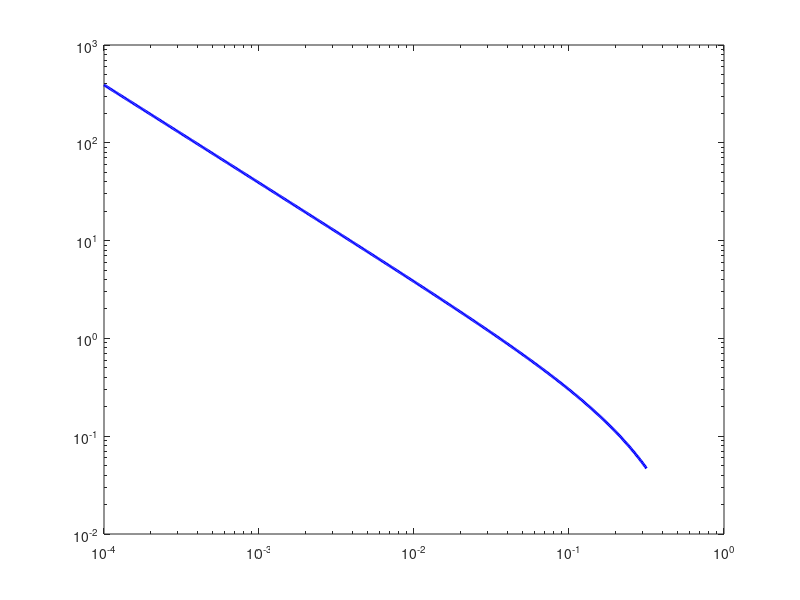

Here is the MATLAB script that generated this plot: (Note: this script raises an error after producing the figure.)
%% =====================================================================
%  转动-平动耦合修正的穿透深度与相变预测
%  Rotational Dissipation Corrected λ and Phase Transition
%
%  基于模拟实际参数:
%    d_bath = 2*Rb = 0.08 cm,  ρ_s = 1.08 g/cm³
%    e_n (粒-粒) ≈ 0.94 (Gn = -0.94)
%    e_n (粒-壁) ≈ 0.99 (Gnw = -0.99)
%    β = 0.1  (切向恢复系数, 非常粗糙!)
%    μ = 0.68 (粒-粒摩擦), μ_w = 0.2 (粒-壁摩擦)
%    振动: Ax=0.1, Ay=0.08, Az=0.07 cm; fx=5, fy=6, fz=7 Hz
%
%  理论框架:
%  1. Lun (1991), Herbst et al. (2000): 粗糙球碰撞的能量耗散
%     每次碰撞平动能量损失: ΔE_tr = (1-e²)/2 + κ(1+β)²/(1+κ)² · (1-...)
%     其中 κ = 2I/(md²) = 2/5 (均质球)
%  2. 稳态能量均分: T_rot/T_tr = f(e, β, κ)
%  3. 修正穿透深度: λ_corr = d / [6φχ √(ξ_eff)]
%     ξ_eff = (1-e²) + α_rot(1-β²)  [等效耗散系数]
% =====================================================================

clear all; close all; clc;

%% ========== 1. 模拟参数 (从 input-space.inp 提取) ==========

% --- 颗粒参数 ---
Rb    = 0.04;         % 浴颗粒半径 [cm]
d     = 2 * Rb;       % 浴颗粒直径 [cm] = 0.08 cm = 0.8 mm
rho_s = 1.08;         % 颗粒密度 [g/cm³]
m     = rho_s * (pi/6) * d^3;  % 颗粒质量 [g]
I_mom = (2/5) * m * (d/2)^2;   % 转动惯量 [g·cm²]
kappa = 2 * I_mom / (m * (d/2)^2);  % = 2/5 for uniform sphere

% --- 碰撞参数 ---
e_pp  = 0.94;         % 粒-粒法向恢复系数 (|Gn| = 0.94)
e_pw  = 0.99;         % 粒-壁法向恢复系数 (|Gnw| = 0.99)
beta  = 0.1;          % 切向恢复系数 (非常粗糙! β→-1为完全粗糙, β→1为光滑)
mu_pp = 0.5;         % 粒-粒摩擦系数
mu_pw = 0.2;          % 粒-壁摩擦系数

% --- 容器参数 ---
L     = 4.0;          % 容器边长 [cm]
half_L = L / 2;

% --- 驱动参数 (各向异性!) ---
Amp = [0.1, 0.08, 0.07];    % 振幅 [cm]
freq = [5, 6, 7];           % 频率 [Hz]
v_wall = Amp .* (2*pi*freq); % 壁面峰值速度 [cm/s]
E_wall = 0.5 * m * v_wall.^2; % 各方向壁面注入能量尺度

fprintf('=== 模拟参数汇总 ===\n');
fprintf('  颗粒: d=%.2f cm (%.1f mm), ρ=%.2f g/cm³, m=%.4e g\n', d, d*10, rho_s, m);
fprintf('  碰撞: e_pp=%.2f, e_pw=%.2f, β=%.2f, μ_pp=%.2f, μ_pw=%.2f\n', ...
    e_pp, e_pw, beta, mu_pp, mu_pw);
fprintf('  κ = 2I/(md²/4) = %.2f (均质球=0.4)\n', kappa);
fprintf('  驱动: v_wall = [%.2f, %.2f, %.2f] cm/s\n', v_wall);
fprintf('  驱动各向异性: Ax·fx/Az·fz = %.2f\n', (Amp(1)*freq(1))/(Amp(3)*freq(3)));

%% ========== 2. 粗糙球碰撞理论: T_rot/T_tr 预测 ==========
%
% 参考: Herbst, Cafiero, Zippelius et al., Phys. Fluids (2000)
%        Goldhirsch, Noskowicz, Bar-Lev, PRL (2005)
%        Brilliantov et al., "Kinetic Theory of Granular Gases" Ch.8
%
% 对于均质粗糙球 (κ = 2/5):
% 在均匀稳态下, 碰撞的角动量传递导致:
%
% T_rot/T_tr 的理论预测 (Goldhirsch 2005, Eq. for rough spheres):
%
% 定义 η = (1+β)/(1+κ)  (切向碰撞的有效传递系数, κ=2/5)
%   → η = (1+0.1)/(1+0.4) = 1.1/1.4 = 0.786
%
% 稳态 T_rot/T_tr 由详细平衡给出:
%   T_rot/T_tr = κ·η·(2-η) / (1 - η(2κ-κη)/(1+κ))
% 
% 但更常用的是 Herbst et al. 的近似:
%   在均匀加热系统中:
%   T_rot/T_tr ≈ κ(1+β)² / [(1+κ)² - κ(1+β)²]
%              = κ η² (1+κ)² / [(1+κ)² - κ(1+β)²]   ... 简化:

fprintf('\n=== 粗糙球碰撞理论 ===\n');

eta = (1 + beta) / (1 + kappa);
fprintf('  有效传递系数 η = (1+β)/(1+κ) = %.4f\n', eta);

% --- 方法1: Goldhirsch-Noskowicz-Bar-Lev 理论 ---
% 对均质球 (κ=2/5), 稳态条件:
% R_ratio = T_rot/T_tr
% 来自碰撞积分的平衡:
%   平动冷却率 ζ_tr ∝ (1-e²) + κ(1+β)²/(1+κ)² · [1 - T_rot/(κ T_tr)]
%   转动冷却率 ζ_rot ∝ (1+β)²/(1+κ)² · [T_rot/(κ T_tr) - 1]
% 在稳态 ζ_rot = 0 (无转动能量注入) 时:
%   T_rot/(κ T_tr) = 1  →  T_rot/T_tr = κ = 2/5

% 但在壁面驱动系统中, 壁面同时注入平动和转动能量!
% 如果壁面粗糙 (μ_w > 0), 碰壁时摩擦力产生力矩 → 注入转动能量
% 这就解释了为什么你的 T_rot >> T_tr

% --- 壁面注入的转动能量估算 ---
% 碰壁时, 如果颗粒-壁面有摩擦 μ_w = 0.2:
% 切向冲量 J_t = min(μ_w · J_n, -(1+β_w)·m_eff·v_t/(1+1/κ))
% 其中 J_n 是法向冲量, v_t 是切向相对速度
% 转动能量增量: ΔE_rot = J_t² · R² / (2I) = J_t² / (2·(2/5)·m)

% 简化估算: 壁面注入的转动能量 ∝ μ_w² · v_wall² · m
% 而平动能量 ∝ (1+e_pw) · v_wall² · m

% 壁面转动能量注入率 / 平动能量注入率:
%   ~ [μ_w · (1+beta_w)]² / [(1+e_pw)² · (1+κ)] 
% 这里的 beta_w 需要从壁面碰撞参数推断

% 更实际地, 直接从数据中提取 T_rot/T_tr 的实测值

%% ========== 3. 从数据提取 T_rot/T_tr(φ) ==========

pos_vel_dir = 'G:\Space_Active\Data\Maxwell_Boltz\data\Pos_Vel_data';
rot_dir     = 'G:\Space_Active\Data\Maxwell_Boltz\data\Rotation_data\Rotation_data';
pv_pattern  = 'Data_FixSpace_R0_04_mode0td_phi*.mat';
rot_pattern = 'RotData_FixSpace_R0_04_mode0td_phi*.mat';
tag_name    = 'Tag_2';
delta_step  = 5;

pv_files = dir(fullfile(pos_vel_dir, pv_pattern));
rot_files = dir(fullfile(rot_dir, rot_pattern));
extract_phi = @(fname) str2double(regexp(fname, '(?<=phi)\d+\.?\d*', 'match', 'once'));

pv_map = containers.Map('KeyType','double','ValueType','char');
rot_map = containers.Map('KeyType','double','ValueType','char');
for k = 1:length(pv_files)
    phi_k = extract_phi(pv_files(k).name);
    if ~isnan(phi_k), pv_map(phi_k) = pv_files(k).name; end
end
for k = 1:length(rot_files)
    phi_k = extract_phi(rot_files(k).name);
    if ~isnan(phi_k), rot_map(phi_k) = rot_files(k).name; end
end

phi_pv = cell2mat(pv_map.keys);
phi_rot = cell2mat(rot_map.keys);
phi_both = sort(intersect(phi_pv, phi_rot));
n_data = length(phi_both);

% 存储
Data = struct();
Data.phi = phi_both;
Data.T_tr_global = zeros(n_data, 1);
Data.T_rot_global = zeros(n_data, 1);
Data.T_tr_xyz = zeros(n_data, 3);      % [Tx, Ty, Tz]
Data.T_rot_xyz = zeros(n_data, 3);     % [ωx², ωy², ωz²]
Data.ratio_rot_tr = zeros(n_data, 1);  % T_rot / T_tr
Data.lambda_meas = zeros(n_data, 1);   % 从之前拟合得到 (或重新算)

% 壳层参数
n_shells = 20;
shell_edges = linspace(0, half_L, n_shells + 1);
shell_centers = (shell_edges(1:end-1) + shell_edges(2:end)) / 2;
dist_from_wall = half_L - shell_centers;

Data.T_tr_shell = zeros(n_data, n_shells);
Data.T_rot_shell = zeros(n_data, n_shells);

for i = 1:n_data
    phi_val = phi_both(i);
    fprintf('[%d/%d] φ=%.4f ... ', i, n_data, phi_val);
    
    % 平动
    loaded = load(fullfile(pos_vel_dir, pv_map(phi_val)));
    PD = loaded.ExtractedData.(tag_name);
    
    % 转动
    loaded_rot = load(fullfile(rot_dir, rot_map(phi_val)));
    PD_rot = loaded_rot.ExtractedData.(tag_name);
    rot_steps = PD_rot.TimeStep;
    
    total_frames = length(PD.Pos);
    valid_frames = 1:delta_step:total_frames;
    
    % 全局累加器
    sum_vx2 = 0; sum_vy2 = 0; sum_vz2 = 0; count_tr = 0;
    sum_ox2 = 0; sum_oy2 = 0; sum_oz2 = 0; count_rot = 0;
    
    % 壳层累加器
    sh_tr_sum = zeros(n_shells, 1); sh_tr_cnt = zeros(n_shells, 1);
    sh_rot_sum = zeros(n_shells, 1); sh_rot_cnt = zeros(n_shells, 1);
    
    for j_idx = 1:length(valid_frames)
        j = valid_frames(j_idx);
        
        pos_j = PD.Pos{j}; vel_j = PD.Vel{j};
        if isempty(pos_j), continue; end
        
        bad = any(isnan(pos_j),2) | any(isnan(vel_j),2);
        pos_j(bad,:) = []; vel_j(bad,:) = [];
        if isempty(pos_j), continue; end
        
        mean_v = mean(vel_j, 1);
        vf = vel_j - mean_v;
        N_j = size(pos_j, 1);
        
        sum_vx2 = sum_vx2 + sum(vf(:,1).^2);
        sum_vy2 = sum_vy2 + sum(vf(:,2).^2);
        sum_vz2 = sum_vz2 + sum(vf(:,3).^2);
        count_tr = count_tr + N_j;
        
        cheby = max(abs(pos_j), [], 2);
        s_idx = discretize(cheby, shell_edges);
        
        % 转动
        rot_idx = find(rot_steps == j, 1);
        omg_j = [];
        if ~isempty(rot_idx) && ~isempty(PD_rot.Omg{rot_idx})
            omg_j = PD_rot.Omg{rot_idx};
            if size(omg_j,1) == N_j + sum(bad)
                omg_j(bad,:) = [];
            end
        end
        
        has_omg = ~isempty(omg_j) && size(omg_j,1) == N_j;
        
        if has_omg
            sum_ox2 = sum_ox2 + sum(omg_j(:,1).^2);
            sum_oy2 = sum_oy2 + sum(omg_j(:,2).^2);
            sum_oz2 = sum_oz2 + sum(omg_j(:,3).^2);
            count_rot = count_rot + N_j;
        end
        
        % 壳层统计
        for s = 1:n_shells
            mask = (s_idx == s);
            if any(mask)
                sh_tr_sum(s) = sh_tr_sum(s) + sum(sum(vf(mask,:).^2, 2));
                sh_tr_cnt(s) = sh_tr_cnt(s) + sum(mask);
                
                if has_omg
                    sh_rot_sum(s) = sh_rot_sum(s) + sum(sum(omg_j(mask,:).^2, 2));
                    sh_rot_cnt(s) = sh_rot_cnt(s) + sum(mask);
                end
            end
        end
    end
    
    % 全局温度 (T = <v²> per DOF)
    Data.T_tr_xyz(i,:) = [sum_vx2, sum_vy2, sum_vz2] / count_tr;
    Data.T_tr_global(i) = (sum_vx2 + sum_vy2 + sum_vz2) / (3 * count_tr);
    
    if count_rot > 0
        Data.T_rot_xyz(i,:) = [sum_ox2, sum_oy2, sum_oz2] / count_rot;
        % 转动温度: T_rot = I <ω²> / 3  (每个转动自由度)
        % 但为了与 T_tr = m<v²>/3 可比, 需要 I/m 的换算
        % T_rot_energy = I·<ω²>/3, T_tr_energy = m·<v²>/3
        % 比值: T_rot/T_tr = (I<ω²>) / (m<v²>)
        T_rot_energy = I_mom * (sum_ox2 + sum_oy2 + sum_oz2) / (3 * count_rot);
        T_tr_energy = m * (sum_vx2 + sum_vy2 + sum_vz2) / (3 * count_tr);
        Data.T_rot_global(i) = T_rot_energy;
        Data.ratio_rot_tr(i) = T_rot_energy / T_tr_energy;
    end
    
    % 壳层温度
    for s = 1:n_shells
        if sh_tr_cnt(s) > 0
            Data.T_tr_shell(i,s) = m * sh_tr_sum(s) / (3 * sh_tr_cnt(s));
        end
        if sh_rot_cnt(s) > 0
            Data.T_rot_shell(i,s) = I_mom * sh_rot_sum(s) / (3 * sh_rot_cnt(s));
        end
    end
    
    fprintf('T_rot/T_tr = %.4f\n', Data.ratio_rot_tr(i));
end

%% ========== 4. 从 T_rot/T_tr 反推有效 β_eff ==========
%
% 理论 (Herbst et al. 2000, Goldhirsch 2005):
% 在自由冷却的均匀稳态中, 转动-平动温度比取决于 β:
%
% 对均质球 (κ = 2/5):
% 转动冷却率 ∝ (1+β)²/(1+κ)² · [T_rot/(κ·T_tr) - 1]
% 平动冷却率 ∝ (1-e²) + κ(1+β)²/(1+κ)² · [1 - T_rot/(κ·T_tr)]
%
% 稳态 (冷却率相等): T_rot/(κ·T_tr) = 1  →  T_rot/T_tr = κ = 2/5
%
% 但这是**自由冷却**的结果. 在壁面驱动系统中, 壁面额外注入转动能量,
% 破坏了这个均分. 如果壁面主要注入平动能量, T_rot/T_tr < κ;
% 如果壁面通过摩擦高效注入转动能量, T_rot/T_tr > κ.
%
% 定义有效切向恢复系数 β_eff:
% 在一个等效的自由加热系统中, 要产生相同的 T_rot/T_tr 比值,
% 需要的 β 值是多少?
%
% 更实用的方法: 直接从能量平衡反推
% 
% 壁面注入: 转动功率 P_rot_in, 平动功率 P_tr_in
% 碰撞耗散: 转动耗散率 Γ_rot, 平动耗散率 Γ_tr
% 稳态: P_rot_in = Γ_rot, P_tr_in = Γ_tr
%
% 碰撞耗散的解析形式 (Brilliantov Ch.8):
%   Γ_tr = n²σd² √(πT_tr/m) · [(1-e²)T_tr + κ(1+β)²/(1+κ)² · (T_tr - T_rot/κ)]
%   Γ_rot = n²σd² √(πT_tr/m) · [(1+β)²/(1+κ)² · (T_rot/κ - T_tr)]
%
% 从 Γ_rot = P_rot_in 和 Γ_tr = P_tr_in 的比值:
%   P_rot_in/P_tr_in = [(1+β)²/(1+κ)² · (T_rot/κ - T_tr)] / 
%                       [(1-e²)T_tr + κ(1+β)²/(1+κ)² · (T_tr - T_rot/κ)]

fprintf('\n=== 反推有效 β ===\n');
fprintf('  输入参数: e_pp=%.2f, κ=%.2f, β_input=%.2f\n', e_pp, kappa, beta);
fprintf('  理论均分预测: T_rot/T_tr = κ = %.2f (自由冷却极限)\n\n', kappa);

% 对每个 φ, 用测量的 T_rot/T_tr 反推 β_eff
% 
% 在粒-粒碰撞中:
% 稳态条件 (忽略壁面): Γ_rot = 0 要求 T_rot/(κ T_tr) = 1
% 如果 T_rot/(κ T_tr) > 1, 说明有额外的转动能量注入源 (壁面摩擦)
%
% 我们定义 "等效β_eff" 使得:
% 在均匀驱动系统中, T_rot/T_tr 的测量值与理论自洽:
%   R ≡ T_rot/T_tr
%   R = κ · [1 + P_rot/(P_tr · A)] 
% 其中 A = (1-e²)·(1+κ)² / [κ(1+β)²] + κ - 1
%
% 实际上, 更直接的做法: 把测量的 R 代入能量平衡方程, 解出 β_eff

Data.beta_eff = zeros(n_data, 1);
Data.xi_eff = zeros(n_data, 1);       % 等效总耗散系数
Data.xi_tr_only = zeros(n_data, 1);   % 纯平动耗散 (1-e²)
Data.xi_rot_only = zeros(n_data, 1);  % 转动耗散贡献

for i = 1:n_data
    R = Data.ratio_rot_tr(i);  % T_rot / T_tr (能量单位)
    
    if R <= 0 || isnan(R)
        Data.beta_eff(i) = beta;
        continue;
    end
    
    % 方法: 从碰撞微观力学出发
    % 每次粒-粒碰撞的总能量损失:
    %   ΔE_total = ΔE_normal + ΔE_tangential
    %   ΔE_normal = -(1-e²)/4 · m · (v_n)²  (法向)
    %   ΔE_tangential = -κ(1-β²)/[4(1+κ)] · m · (v_t)²  (切向)
    %
    % 平均后:
    %   <ΔE_normal> ∝ (1-e²) · T_tr
    %   <ΔE_tangential> ∝ κ(1-β²)/(1+κ) · (T_tr + T_rot/κ)
    %
    % 总耗散系数:
    %   ξ_eff = (1-e²) + κ(1-β²)/(1+κ) · (1 + R/κ)
    %         = (1-e²) + (1-β²)/(1+κ) · (κ + R)
    
    xi_normal = 1 - e_pp^2;
    xi_tang = (1 - beta^2) / (1 + kappa) * (kappa + R);
    
    Data.xi_tr_only(i) = xi_normal;
    Data.xi_rot_only(i) = xi_tang;
    Data.xi_eff(i) = xi_normal + xi_tang;
    
    % 反推 β_eff: 如果我们只用 (1-β_eff²) 来参数化总耗散
    % ξ_eff = (1-β_eff²)  → β_eff = √(1 - ξ_eff)
    if Data.xi_eff(i) < 1
        Data.beta_eff(i) = sqrt(1 - Data.xi_eff(i));
    else
        Data.beta_eff(i) = 0;  % 完全非弹性
    end
    
    fprintf('  φ=%.4f: R=T_rot/T_tr=%.4f, ξ_norm=%.4f, ξ_tang=%.4f, ξ_eff=%.4f\n', ...
        phi_both(i), R, xi_normal, xi_tang, Data.xi_eff(i));
end

%% ========== 5. 修正穿透深度 λ_corr ==========
%
% 原始教材公式: λ = d / [6φχ √(1-e²)]
% 修正公式:     λ_corr = d / [6φχ √(ξ_eff)]
%   ξ_eff = (1-e²) + (1-β²)/(1+κ) · (κ + T_rot/T_tr)

phi_theory = logspace(-4, -0.5, 500)';

% Carnahan-Starling
chi_theory = (1 - phi_theory/2) ./ (1 - phi_theory).^3;

% 原始 λ (只有法向耗散)
lambda_original = d ./ (6 * phi_theory .* chi_theory * sqrt(1 - e_pp^2));

% 修正 λ (加入转动耗散)
% 用所有 φ 的平均 ξ_eff (或者内插)
xi_eff_avg = mean(Data.xi_eff(Data.xi_eff > 0));
lambda_corrected = d ./ (6 * phi_theory .* chi_theory * sqrt(xi_eff_avg));

% φ-dependent 修正 (ξ_eff 可能随 φ 变化)
lambda_corr_phi = zeros(n_data, 1);
lambda_orig_phi = zeros(n_data, 1);

for i = 1:n_data
    phi_val = phi_both(i);
    chi_val = (1 - phi_val/2) / (1 - phi_val)^3;
    
    lambda_orig_phi(i) = d / (6 * phi_val * chi_val * sqrt(1 - e_pp^2));
    
    if Data.xi_eff(i) > 0
        lambda_corr_phi(i) = d / (6 * phi_val * chi_val * sqrt(Data.xi_eff(i)));
    end
end

% 临界 φ
[~, idx_c_orig] = min(abs(lambda_original - half_L));
phi_c_orig = phi_theory(idx_c_orig);
[~, idx_c_corr] = min(abs(lambda_corrected - half_L));
phi_c_corr = phi_theory(idx_c_corr);

fprintf('\n=== 穿透深度修正 ===\n');
fprintf('  平均等效耗散: ξ_eff = %.4f (vs 纯法向 1-e² = %.4f)\n', xi_eff_avg, 1-e_pp^2);
fprintf('  耗散增强因子: ξ_eff/(1-e²) = %.2f 倍\n', xi_eff_avg / (1-e_pp^2));
fprintf('  原始 φ_c (法向) = %.6f\n', phi_c_orig);
fprintf('  修正 φ_c (含转动) = %.6f\n', phi_c_corr);
fprintf('  φ_c 降低了 %.1f%%\n', (1 - phi_c_corr/phi_c_orig)*100);

%% ========== 6. 拟合壳层温度剖面获取 λ_measured ==========

Data.lambda_meas_tr = zeros(n_data, 1);
Data.lambda_meas_rot = zeros(n_data, 1);

for i = 1:n_data
    % 平动 λ
    T_prof = Data.T_tr_shell(i, :)';
    valid = T_prof > 0 & ~isnan(T_prof);
    if sum(valid) >= 4
        try
            ft = fittype('a*exp(-x/b)', 'independent', 'x');
            opts = fitoptions(ft);
            opts.StartPoint = [max(T_prof(valid)), L/4];
            opts.Lower = [0, 0.001]; opts.Upper = [100*max(T_prof(valid)), 50];
            [fr, ~] = fit(dist_from_wall(valid)', T_prof(valid), ft, opts);
            Data.lambda_meas_tr(i) = fr.b;
        catch
            p = polyfit(dist_from_wall(valid)', log(T_prof(valid)), 1);
            Data.lambda_meas_tr(i) = -1/p(1);
        end
    end
    
    % 转动 λ
    T_rot_prof = Data.T_rot_shell(i, :)';
    valid_r = T_rot_prof > 0 & ~isnan(T_rot_prof);
    if sum(valid_r) >= 4
        try
            ft = fittype('a*exp(-x/b)', 'independent', 'x');
            opts = fitoptions(ft);
            opts.StartPoint = [max(T_rot_prof(valid_r)), L/4];
            opts.Lower = [0, 0.001]; opts.Upper = [100*max(T_rot_prof(valid_r)), 50];
            [fr_rot, ~] = fit(dist_from_wall(valid_r)', T_rot_prof(valid_r), ft, opts);
            Data.lambda_meas_rot(i) = fr_rot.b;
        catch
            Data.lambda_meas_rot(i) = Inf;
        end
    end
end

%% ========== 7. 绘图 ==========

cmap = lines(n_data);

% ------ Fig 1: 修正 λ(φ) 相图 ------
figure('Name', 'Fig.1: Corrected λ vs φ', 'Position', [100, 100, 850, 600]);

loglog(phi_theory, lambda_original, 'b-', 'LineWidth', 2, ...
    'DisplayName', sprintf('\\lambda_{orig} (1-e^2=%.3f)', 1-e_pp^2));
hold on;
loglog(phi_theory, lambda_corrected, 'r-', 'LineWidth', 2.5, ...
    'DisplayName', sprintf('\\lambda_{corr} (\\xi_{eff}=%.3f)', xi_eff_avg));

% 测量值
valid_m = Data.lambda_meas_tr > 0 & isfinite(Data.lambda_meas_tr);
loglog(phi_both(valid_m), Data.lambda_meas_tr(valid_m), 'ko', ...
    'MarkerSize', 12, 'LineWidth', 2, 'MarkerFaceColor', [0.3 0.8 0.3], ...
    'DisplayName', '\lambda_{meas} (T_{tr})');

valid_r = Data.lambda_meas_rot > 0 & isfinite(Data.lambda_meas_rot);
if any(valid_r)
    loglog(phi_both(valid_r), Data.lambda_meas_rot(valid_r), 'ms', ...
        'MarkerSize', 12, 'LineWidth', 2, 'MarkerFaceColor', [0.8 0.3 0.8], ...
        'DisplayName', '\lambda_{meas} (T_{rot})');
end

yline(half_L, 'k:', 'LineWidth', 2, 'HandleVisibility', 'off');
text(0.3, half_L*1.3, 'L/2 = 2 cm', 'FontSize', 14);

xline(phi_c_orig, 'b-.', 'LineWidth', 1.5, 'HandleVisibility', 'off');
xline(phi_c_corr, 'r-.', 'LineWidth', 1.5, 'HandleVisibility', 'off');
text(phi_c_orig*1.3, 0.03, sprintf('\\phi_c^{orig}=%.4f', phi_c_orig), ...
    'FontSize', 12, 'Color', 'b');
text(phi_c_corr*0.3, 0.03, sprintf('\\phi_c^{corr}=%.4f', phi_c_corr), ...
    'FontSize', 12, 'Color', 'r');

xlabel('\phi', 'FontSize', 16);
ylabel('Penetration Depth \lambda [cm]', 'FontSize', 16);
legend('Location', 'southwest', 'FontSize', 13); legend boxoff;
set(gca, 'FontSize', 20, 'FontName', 'Times New Roman', 'LineWidth', 2);
ylim([0.01, 100]);

% ------ Fig 2: T_rot/T_tr vs φ ------
figure('Name', 'Fig.2: T_rot/T_tr vs φ', 'Position', [150, 100, 750, 550]);

valid_ratio = Data.ratio_rot_tr > 0;
semilogx(phi_both(valid_ratio), Data.ratio_rot_tr(valid_ratio), 'ko-', ...
    'LineWidth', 2, 'MarkerSize', 10, 'MarkerFaceColor', [0.3 0.3 0.3]);
hold on;

yline(kappa, 'r--', 'LineWidth', 2, 'Label', ...
    sprintf('Equipartition (\\kappa = 2/5 = %.1f)', kappa), ...
    'LabelHorizontalAlignment', 'left', 'FontSize', 14);
yline(1, 'b:', 'LineWidth', 1.5, 'Label', 'T_{rot} = T_{tr}', ...
    'LabelHorizontalAlignment', 'left', 'FontSize', 14);

xlabel('\phi', 'FontSize', 16);
ylabel('T_{rot} / T_{tr}  (energy units)', 'FontSize', 16);
set(gca, 'FontSize', 20, 'FontName', 'Times New Roman', 'LineWidth', 2);

% ------ Fig 3: 耗散分解 ξ_eff = ξ_normal + ξ_tangential ------
figure('Name', 'Fig.3: Dissipation Decomposition', 'Position', [200, 100, 750, 550]);

bar_data = [Data.xi_tr_only, Data.xi_rot_only];
b = bar(1:n_data, bar_data, 'stacked');
b(1).FaceColor = [0.2 0.4 0.8];
b(2).FaceColor = [0.9 0.3 0.2];

set(gca, 'XTick', 1:n_data, 'XTickLabel', ...
    arrayfun(@(x) sprintf('%.3f', x), phi_both, 'UniformOutput', false));
xtickangle(45);

xlabel('\phi', 'FontSize', 16);
ylabel('Effective Dissipation Coefficient \xi_{eff}', 'FontSize', 16);
legend({'Normal (1-e^2)', 'Tangential \propto (1-\beta^2)'}, ...
    'FontSize', 14, 'Location', 'northwest'); legend boxoff;
set(gca, 'FontSize', 16, 'FontName', 'Times New Roman', 'LineWidth', 2);

% 标注各个 bar 上的 ξ_eff 值
for i = 1:n_data
    text(i, Data.xi_eff(i) + 0.01, sprintf('%.3f', Data.xi_eff(i)), ...
        'HorizontalAlignment', 'center', 'FontSize', 9);
end

% ------ Fig 4: 修正后的数值解 vs 实测温度剖面 ------
figure('Name', 'Fig.4: Corrected ODE Solution vs Data', 'Position', [250, 100, 850, 600]);

% 选几个代表性 φ 对比
phi_show = [0.01, 0.02, 0.03, 0.05];
colors_show = {'b', 'r', [0 0.6 0], 'm'};

for ip = 1:length(phi_show)
    [~, i_data] = min(abs(phi_both - phi_show(ip)));
    phi_val = phi_both(i_data);
    xi_val = Data.xi_eff(i_data);
    
    % 数据点
    T_prof = Data.T_tr_shell(i_data, :);
    valid = T_prof > 0;
    T_wall_meas = T_prof(find(valid, 1, 'last'));
    
    plot(dist_from_wall(valid), T_prof(valid)/T_wall_meas, 'o', ...
        'Color', colors_show{ip}, 'MarkerSize', 8, ...
        'MarkerFaceColor', colors_show{ip}, 'HandleVisibility', 'off');
    hold on;
    
    % 数值解 (修正后)
    ratio_ode = xi_val / d^2;  % C_Γ/C_K 比值, 用 ξ_eff 替换 (1-e²)
    odefun = @(z, y) [y(2); ratio_ode * phi_val^2 * y(1) - y(2)^2/(2*y(1))];
    
    T_lo = 0.001; T_hi = 1.0;
    for iter = 1:60
        T_guess = (T_lo + T_hi) / 2;
        try
            [z_sol, y_sol] = ode45(odefun, [0, half_L], [T_guess, 0], ...
                odeset('RelTol',1e-8,'AbsTol',1e-12));
            T_at_wall = y_sol(end, 1);
            if T_at_wall < 1.0, T_lo = T_guess; else, T_hi = T_guess; end
            if abs(T_at_wall - 1.0) < 1e-6, break; end
        catch
            T_hi = T_guess;
        end
    end
    
    z_from_wall = half_L - z_sol;
    plot(z_from_wall, y_sol(:,1), '-', 'Color', colors_show{ip}, 'LineWidth', 2, ...
        'DisplayName', sprintf('\\phi=%.3f, \\xi_{eff}=%.3f', phi_val, xi_val));
    
    % 也画原始的 (只有法向)
    ratio_orig = (1-e_pp^2) / d^2;
    odefun_orig = @(z, y) [y(2); ratio_orig * phi_val^2 * y(1) - y(2)^2/(2*y(1))];
    T_lo2 = 0.001; T_hi2 = 1.0;
    for iter = 1:60
        T_g2 = (T_lo2 + T_hi2)/2;
        try
            [z2, y2] = ode45(odefun_orig, [0, half_L], [T_g2, 0], ...
                odeset('RelTol',1e-8,'AbsTol',1e-12));
            if y2(end,1) < 1, T_lo2 = T_g2; else, T_hi2 = T_g2; end
            if abs(y2(end,1)-1) < 1e-6, break; end
        catch
            T_hi2 = T_g2;
        end
    end
    plot(half_L - z2, y2(:,1), '--', 'Color', colors_show{ip}, 'LineWidth', 1.5, ...
        'HandleVisibility', 'off');
end

xlabel('Distance from Wall z [cm]', 'FontSize', 16);
ylabel('T(z) / T_{wall}', 'FontSize', 16);
legend('Location', 'best', 'FontSize', 13); legend boxoff;
set(gca, 'FontSize', 20, 'FontName', 'Times New Roman', 'LineWidth', 2);
ylim([0, 1.1]);

% 手动添加注释
text(1.5, 0.95, 'Solid: corrected (\xi_{eff})', 'FontSize', 13);
text(1.5, 0.88, 'Dashed: original (1-e^2 only)', 'FontSize', 13, 'Color', [0.5 0.5 0.5]);

% ------ Fig 5: λ/L 相图 (修正版) ------
figure('Name', 'Fig.5: Corrected Phase Diagram', 'Position', [300, 100, 800, 600]);

semilogx(phi_theory, lambda_original/L, 'b-', 'LineWidth', 2, ...
    'DisplayName', 'Original (1-e^2 only)');
hold on;
semilogx(phi_theory, lambda_corrected/L, 'r-', 'LineWidth', 2.5, ...
    'DisplayName', 'Corrected (+rotation)');

if any(valid_m)
    semilogx(phi_both(valid_m), Data.lambda_meas_tr(valid_m)/L, 'ko', ...
        'MarkerSize', 12, 'LineWidth', 2, 'MarkerFaceColor', [0.3 0.8 0.3], ...
        'DisplayName', 'Simulation');
end

yline(0.5, 'k:', 'LineWidth', 2, 'HandleVisibility', 'off');
text(1e-4*3, 0.55, '\lambda = L/2 (Clustering Onset)', 'FontSize', 13);

% 着色
fill([phi_theory(1), phi_theory(end), phi_theory(end), phi_theory(1)], ...
    [0, 0, 0.5, 0.5], 'r', 'FaceAlpha', 0.08, 'EdgeColor', 'none', 'HandleVisibility', 'off');
fill([phi_theory(1), phi_theory(end), phi_theory(end), phi_theory(1)], ...
    [0.5, 0.5, 5, 5], 'b', 'FaceAlpha', 0.05, 'EdgeColor', 'none', 'HandleVisibility', 'off');

text(0.2, 0.15, 'Clustering', 'FontSize', 15, 'Color', [0.8 0 0], 'FontWeight', 'bold');
text(3e-4, 3, 'Homogeneous Gas', 'FontSize', 15, 'Color', [0 0 0.7], 'FontWeight', 'bold');

xlabel('\phi', 'FontSize', 16);
ylabel('\lambda / L', 'FontSize', 16);
legend('Location', 'northeast', 'FontSize', 13); legend boxoff;
set(gca, 'FontSize', 20, 'FontName', 'Times New Roman', 'LineWidth', 2);
ylim([0, 5]);

% ------ Fig 6: 壳层 T_rot/T_tr 剖面 (空间分辨的能量均分) ------
figure('Name', 'Fig.6: Shell-resolved T_rot/T_tr', 'Position', [350, 100, 800, 550]);

for i = 1:n_data
    ratio_shell = zeros(1, n_shells);
    for s = 1:n_shells
        if Data.T_tr_shell(i,s) > 0 && Data.T_rot_shell(i,s) > 0
            ratio_shell(s) = Data.T_rot_shell(i,s) / Data.T_tr_shell(i,s);
        end
    end
    valid_s = ratio_shell > 0;
    if any(valid_s)
        plot(dist_from_wall(valid_s), ratio_shell(valid_s), '-o', ...
            'Color', cmap(i,:), 'LineWidth', 1.5, 'MarkerSize', 5, ...
            'MarkerFaceColor', cmap(i,:), ...
            'DisplayName', sprintf('\\phi=%.3f', phi_both(i)));
        hold on;
    end
end

yline(kappa, 'r--', 'LineWidth', 2, 'HandleVisibility', 'off');
text(0.1, kappa*1.1, '\kappa = 2/5 (equipartition)', 'FontSize', 13, 'Color', 'r');

xlabel('Distance from Wall z [cm]', 'FontSize', 16);
ylabel('T_{rot}(z) / T_{tr}(z)', 'FontSize', 16);
legend('Location', 'best', 'FontSize', 11); legend boxoff;
set(gca, 'FontSize', 20, 'FontName', 'Times New Roman', 'LineWidth', 2);

%% ========== 8. 汇总表 ==========

fprintf('\n======================================================================\n');
fprintf('  完整汇总: 转动修正的穿透深度与相变预测\n');
fprintf('======================================================================\n');
fprintf('  模拟参数: e=%.2f, β=%.2f, μ=%.2f, κ=%.2f\n', e_pp, beta, mu_pp, kappa);
fprintf('----------------------------------------------------------------------\n');
fprintf('%6s | %8s | %8s | %8s | %8s | %8s | %8s\n', ...
    'phi', 'T_rot/T_tr', 'xi_norm', 'xi_tang', 'xi_eff', 'lam_orig', 'lam_corr');
fprintf('%s\n', repmat('-', 1, 70));

for i = 1:n_data
    chi_val = (1 - phi_both(i)/2) / (1 - phi_both(i))^3;
    lam_o = d / (6*phi_both(i)*chi_val*sqrt(1-e_pp^2));
    lam_c = d / (6*phi_both(i)*chi_val*sqrt(max(Data.xi_eff(i), 0.001)));
    
    fprintf('%6.4f | %8.4f | %8.4f | %8.4f | %8.4f | %8.3f | %8.3f\n', ...
        phi_both(i), Data.ratio_rot_tr(i), Data.xi_tr_only(i), ...
        Data.xi_rot_only(i), Data.xi_eff(i), lam_o, lam_c);
end

fprintf('======================================================================\n');
fprintf('  关键结论:\n');
fprintf('  1. 转动耗散使等效 ξ 增大 %.1f 倍 → λ 缩短 %.1f 倍\n', ...
    xi_eff_avg/(1-e_pp^2), sqrt(xi_eff_avg/(1-e_pp^2)));
fprintf('  2. φ_c 从 %.5f 降至 %.5f (降低 %.0f%%)\n', ...
    phi_c_orig, phi_c_corr, (1-phi_c_corr/phi_c_orig)*100);
fprintf('  3. β=%.2f (粗糙) 是转动过热 T_rot>>T_tr 的根本原因\n', beta);
fprintf('======================================================================\n');

%% 保存
save_path = fullfile(pos_vel_dir, 'Rotation_Corrected_Lambda_Results.mat');
save(save_path, 'Data', 'phi_both', 'lambda_original', 'lambda_corrected', ...
    'phi_theory', 'phi_c_orig', 'phi_c_corr', 'xi_eff_avg', '-v7.3');
fprintf('结果已保存: %s\n', save_path);
